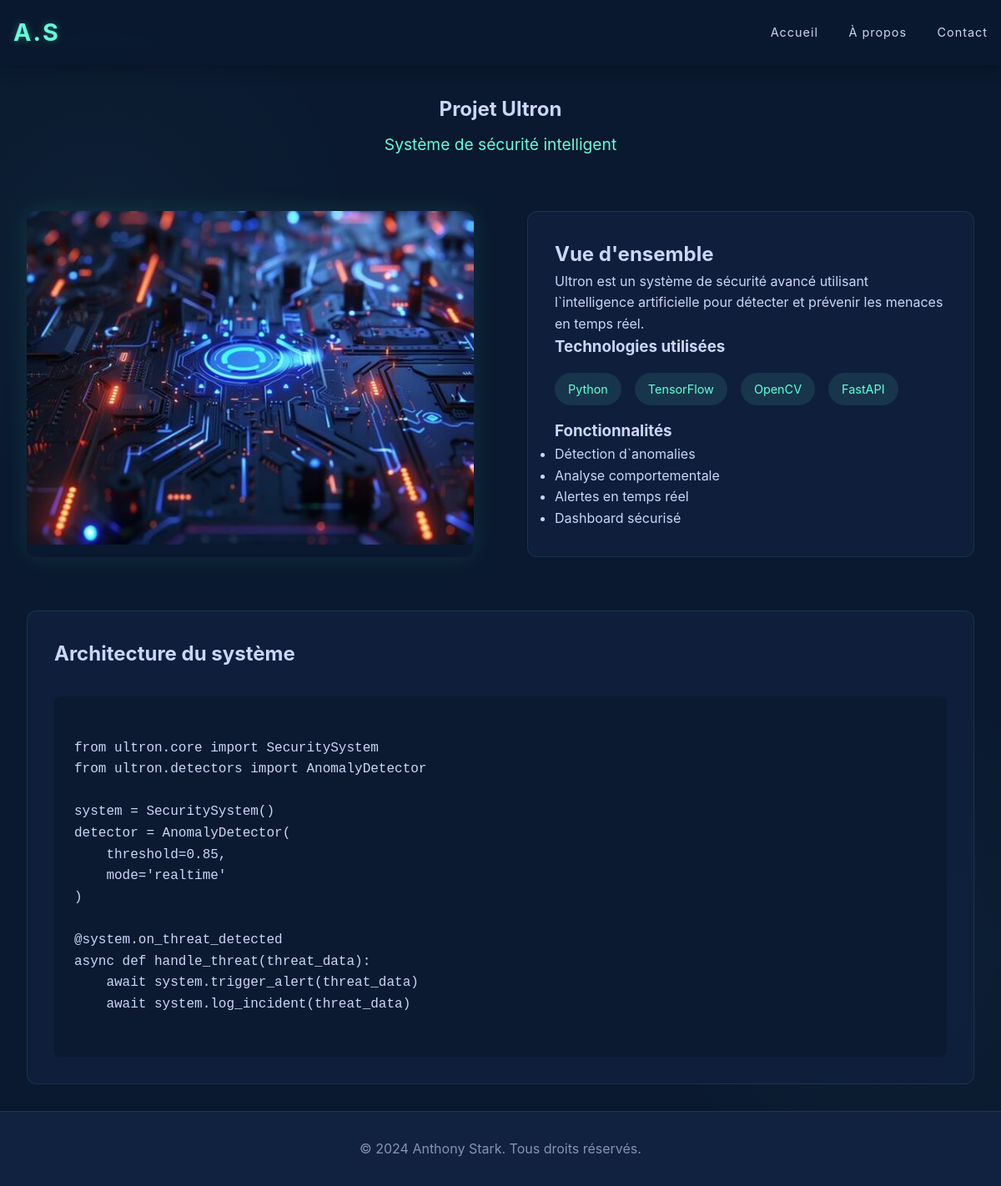
Page /projects/ultron.php on the committed database.
### tables this page shows
CREATE TABLE IF NOT EXISTS `projets` (
    `projet_id` INT AUTO_INCREMENT PRIMARY KEY,
    `projet_name` TEXT NOT NULL,
    `description` TEXT NOT NULL,
    `techno` TEXT NOT NULL,
    `fonction` TEXT NOT NULL
);

### projects/ultron.php (the view, shortened to what this page needs)
<!DOCTYPE html>
<html lang="fr">
<head>
    <link rel="stylesheet" href="../css/style.css">
    <link rel="stylesheet" href="../css/projects.css">
</head>
<body>
    <?php
    require_once(__DIR__."\..\databaseconnect.php");
    $ultronStatement = $mysqlClient->prepare("SELECT * FROM projets WHERE projet_name='Projet Ultron'");
    $ultronStatement->execute();
    $ultron = $ultronStatement->fetchAll();
    $name = $ultron[0]['projet_name'];
    $description = $ultron[0]['description'];
    $technoString = $ultron[0]['techno'];
    $fonctionString = $ultron[0]['fonction'];
    $technoArray = explode(',',$technoString);
    $fonctionArray = explode(',', $fonctionString);
    ?>
    <nav>
        <div class="nav-content">
            <div class="logo">A.S</div>
            <div class="nav-links">
                <a href="../index.php">Accueil</a>
                <a href="../about.php">À propos</a>
                <a href="../contact.php">Contact</a>
            </div>
        </div>
    </nav>
    <main>
        <article class="project-details">
            <header class="project-header">
                <h1><?php echo $name;?></h1>
                <p class="project-subtitle">Système de sécurité intelligent</p>
            </header>
            <section class="project-overview">
                <div class="project-image">
                    <img src="../images/ultron.jpg" alt="Interface Ultron" id="ultron_img">
                </div>
                <div class="project-description">
                    <h2>Vue d'ensemble</h2>
                    <p><?php echo $description;?></p>
                    <h3>Technologies utilisées</h3>
                    <?php
                        if ($technoString){
                            echo "<ul class='tech-list'>";
                            foreach ($technoArray as $techno) {
                                echo "<li>" . $techno . "</li>";
                            }
                            echo "</ul>";
                        }
                        else{
                            echo "Aucune technologie trouvée.";
                        }
                    ?>
                    <h3>Fonctionnalités</h3>
                    <?php
                    echo "<ul>";
                    foreach ($fonctionArray as $fonction) {
                        echo "<li>" . $fonction . "</li>";
                    }
                    echo "</ul>";
                    ?>
                </div>
            </section>
            <section class="project-details-section">
                <h2>Architecture du système</h2>
                <div class="code-example">
                    <pre><code>
from ultron.core import SecuritySystem
from ultron.detectors import AnomalyDetector
system = SecuritySystem()
detector = AnomalyDetector(
    threshold=0.85,
    mode='realtime'
)
@system.on_threat_detected
async def handle_threat(threat_data):
    await system.trigger_alert(threat_data)
    await system.log_incident(threat_data)
                    </code></pre>
                </div>
            </section>
        </article>
    </main>
    <footer>
        <p>© 2024 Anthony Stark. Tous droits réservés.</p>
    </footer>
</body>
</html>

### css/style.css (style rules this page uses)
:root { --primary-color: #0a192f; --secondary-color: #112240; --accent-color: #64ffda; --text-color: #ccd6f6; --bg-color: #0a192f; --card-bg: rgba(17, 34, 64, 0.7); --neon-shadow: 0 0 10px rgba(100, 255, 218, 0.2); }
* { margin: 0; padding: 0; box-sizing: border-box; }
body { font-family: 'Inter', sans-serif; line-height: 1.6; color: var(--text-color); background-color: var(--bg-color); background-image: radial-gradient(circle at 10% 20%, rgba(100, 255, 218, 0.03) 0%, transparent 20%), radial-gradient(circle at 90% 80%, rgba(100, 255, 218, 0.03) 0%, transparent 20%); }
nav { background: rgba(10, 25, 47, 0.85); backdrop-filter: blur(10px); box-shadow: 0 2px 20px rgba(0, 0, 0, 0.3); position: fixed; width: 100%; top: 0; z-index: 1000; }
.nav-content { max-width: 1200px; margin: 0 auto; padding: 1rem; display: flex; justify-content: space-between; align-items: center; }
.logo { font-size: 1.8rem; font-weight: bold; color: var(--accent-color); text-shadow: 0 0 10px rgba(100, 255, 218, 0.3); letter-spacing: 2px; }
.nav-links a { color: var(--text-color); text-decoration: none; margin-left: 2rem; transition: all 0.3s ease; position: relative; font-size: 0.9rem; letter-spacing: 1px; }
.nav-links a::after { content: ''; position: absolute; width: 0; height: 2px; bottom: -4px; left: 0; background-color: var(--accent-color); transition: width 0.3s ease; }
footer { text-align: center; padding: 2rem; background: var(--secondary-color); color: #8892b0; border-top: 1px solid rgba(100, 255, 218, 0.1); }

### css/projects.css (style rules this page uses)
#ultron_img { height: 400px; }
.project-details { max-width: 1200px; margin: 80px auto 0; padding: 2rem; }
.project-header { text-align: center; margin-bottom: 4rem; }
.project-subtitle { color: var(--accent-color); font-size: 1.2rem; margin-top: 0.5rem; }
.project-overview { display: grid; grid-template-columns: 1fr 1fr; gap: 4rem; margin-bottom: 4rem; }
.project-image { position: relative; border-radius: 12px; overflow: hidden; box-shadow: 0 0 30px rgba(100, 255, 218, 0.1); }
.project-image img { width: 100%; height: auto; display: block; }
.project-description { padding: 2rem; background: var(--card-bg); border-radius: 12px; border: 1px solid rgba(100, 255, 218, 0.1); }
.tech-list { display: flex; flex-wrap: wrap; gap: 1rem; margin: 1rem 0; list-style: none; }
.tech-list li { background: rgba(100, 255, 218, 0.1); color: var(--accent-color); padding: 0.5rem 1rem; border-radius: 20px; font-size: 0.9rem; }
.project-details-section { margin-top: 4rem; padding: 2rem; background: var(--card-bg); border-radius: 12px; border: 1px solid rgba(100, 255, 218, 0.1); }
.code-example { margin-top: 2rem; background: rgba(10, 25, 47, 0.8); padding: 1.5rem; border-radius: 8px; overflow-x: auto; }
.code-example code { font-family: 'Fira Code', monospace; color: var(--text-color); }

### rows in the picture
projets: projet_name "Projet Ultron", description "Ultron est un système de sécurité avancé utilisant l`intelligence artificielle pour détecter et prévenir les menaces en temps réel.", techno "Python", techno "TensorFlow", techno "OpenCV", techno "FastAPI", fonction "Détection d`anomalies", fonction "Analyse comportementale", fonction "Alertes en temps réel", fonction "Dashboard sécurisé"
